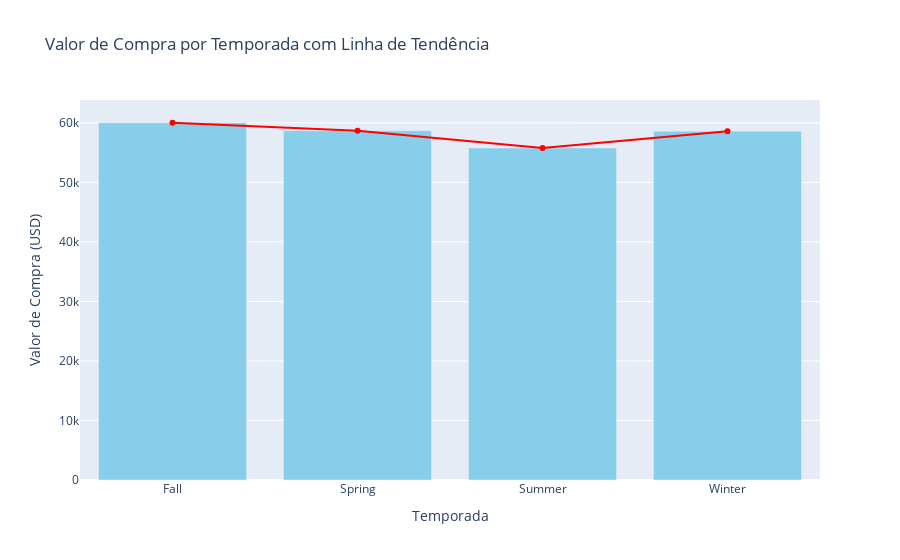

The code cell stored with this chart in its notebook:
### Code cell
# Supondo que item_mais_vendido_por_temporada seja o DataFrame
# Criação de gráfico de barras
bar = go.Bar(
    x=item_mais_vendido_por_temporada['Temporada'],
    y=item_mais_vendido_por_temporada['Valor_da_compra_(USD)'],
    name='Valor da Compra',
    marker=dict(color='skyblue'), 
)

# Criação de linha de tendência
line = go.Scatter(
    x=item_mais_vendido_por_temporada['Temporada'],
    y=item_mais_vendido_por_temporada['Valor_da_compra_(USD)'],
    mode='lines+markers',  # Marcadores para os pontos da linha
    name='Linha de Tendência',
    line=dict(color='red', width=2)  # Definindo a cor e o estilo da linha
)

# Configuração do layout do gráfico
layout = go.Layout(
    title='Valor de Compra por Temporada com Linha de Tendência',
    xaxis=dict(title='Temporada'),
    yaxis=dict(title='Valor de Compra (USD)'),
    showlegend=False
)

# Criando o gráfico
fig = go.Figure(data=[bar, line], layout=layout)

# Exibindo o gráfico
fig.show()

### Figure 1 — Plotly figure (JSON) as saved in the notebook; plotly's stock layout.template omitted (floating-point values rounded to 4 significant figures)
{"data": [{"marker": {"color": "skyblue"}, "name": "Valor da Compra", "type": "bar", "x": ["Fall", "Spring", "Summer", "Winter"], "y": [60018, 58679, 55777, 58607]}, {"line": {"color": "red", "width": 2}, "mode": "lines+markers", "name": "Linha de Tendência", "type": "scatter", "x": ["Fall", "Spring", "Summer", "Winter"], "y": [60018, 58679, 55777, 58607]}], "layout": {"showlegend": false, "title": {"text": "Valor de Compra por Temporada com Linha de Tendência"}, "xaxis": {"title": {"text": "Temporada"}}, "yaxis": {"title": {"text": "Valor de Compra (USD)"}}}}
